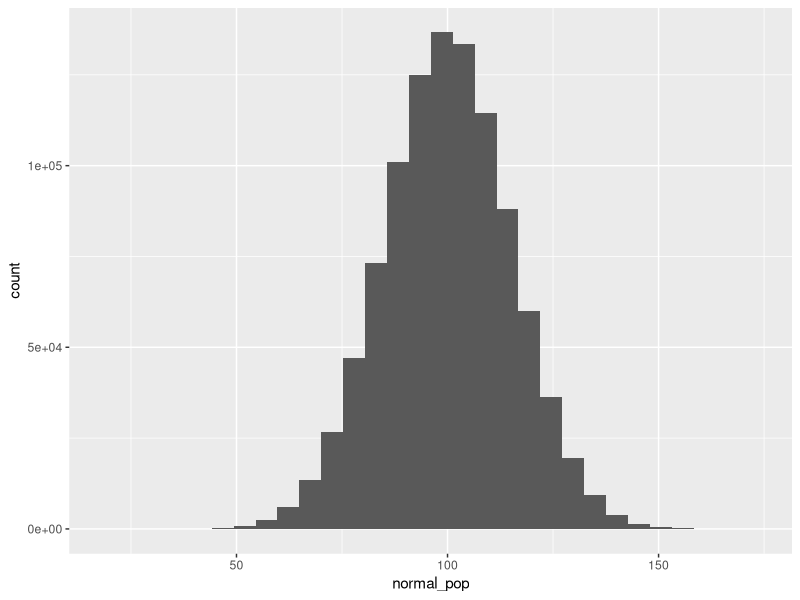
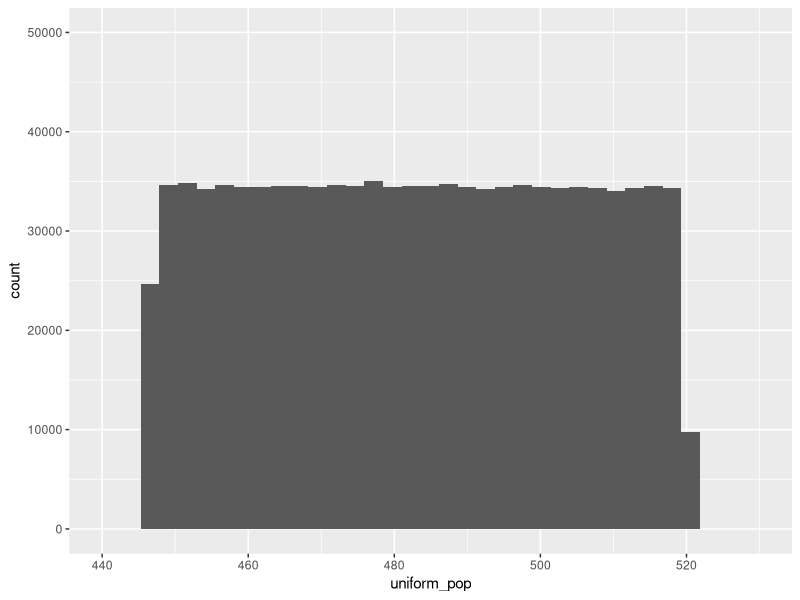
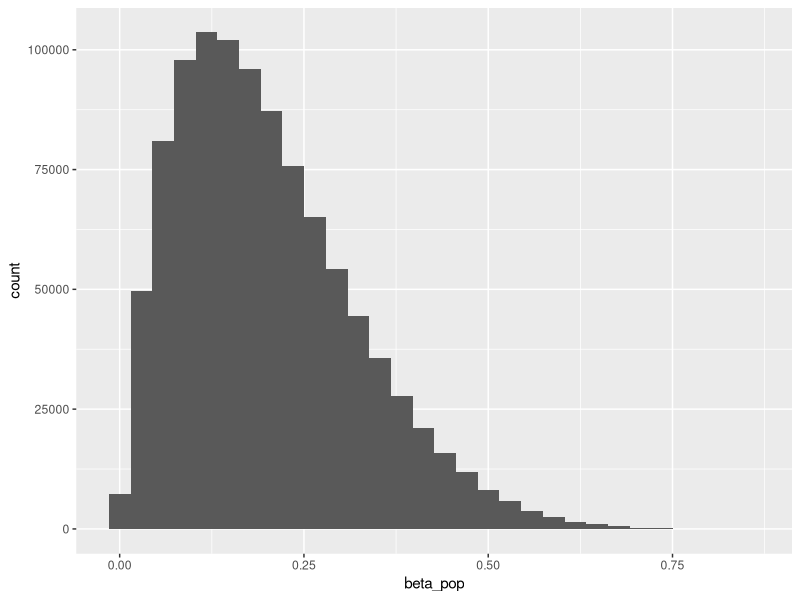
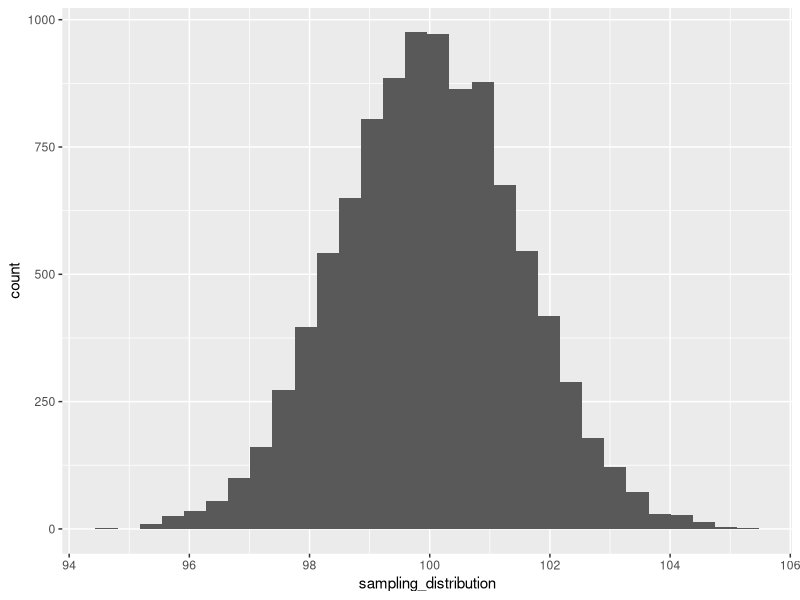

Recreate these plots in R, in order.
###########################################
### Statistics & Bootstrapping - Part 1 ###
###########################################

library(tidyverse)

###############################
### Statistical Foundations ###
###############################


## Population vs Sample: Population is EVERYTHING. 
#                        Sample is a subset of the population.



## What is a "statistic"? A statistic is a numerical value or measure that 
#                         summarizes some aspect of a sample. (i.e., mean, 
#                         median, sample standard deviation... etc.)


## Sampling Distribution: it's a distribution of a sample statistic based on all 
#                         possible simple random samples of the same size from 
#                         the same population. 



# Standard Error: it's the standard deviation of a sampling distribution. 



############################# 
### Creating a Population ###
#############################

# Normal Distribution: Mean 100, Standard deviation 15. 

N <- 1000000
normal_pop <- rnorm(N, mean = 100, sd = 15)

plot_1 <- data.frame(normal_pop) %>%
  ggplot(aes(normal_pop))+
  geom_histogram()
plot_1

# Uniform: min = 446, max = 520

N <- 1000000
uniform_pop <- runif(N, min = 446, max = 520)

plot_2 <- data.frame(uniform_pop) %>%
  ggplot(aes(uniform_pop))+
  geom_histogram()+
  coord_cartesian(xlim=c(440, 530), ylim=c(0,50000)) 
plot_2

# Beta: shape1 = 2, shape2 = 8.

N <- 1000000
beta_pop <- rbeta(N, shape1 = 2, shape2 = 8)

plot_3 <- data.frame(beta_pop) %>%
  ggplot(aes(beta_pop))+
  geom_histogram()
plot_3


###########################
### Creating One sample ###
###########################

# We randomly sample 100 data points from the population 
# of the normal distribution to create our sample. 

n <- 100
one_sample <- sample(normal_pop, n)
one_sample_mean <- mean(one_sample)
one_sample_mean


####################################################
### Creating a Sampling Distribution of the Mean ###
####################################################

## Sampling Distribution: it's a distribution of a sample statistic based on all 
#                         possible simple random samples of the same size from 
#                         the same population. 

# Creating multiple samples and computing the mean of each sample. 

get_one_sample_mean  <- function(i, population_vector, n) {
  one_sample <- sample(population_vector, n)
  one_sample_mean <- mean(one_sample)
  return(one_sample_mean)
}

# Sampling Distribution of the mean with n = 100.

sampling_distribution <- map_dbl(1:10000, get_one_sample_mean, population_vector= normal_pop, n = 100)


plot_4 <- data.frame(sampling_distribution) %>%
  ggplot(aes(sampling_distribution))+
  geom_histogram()
plot_4

# The standard error is the standard deviation of the sampling distribution. 
st_error <- sd(sampling_distribution) 
st_error


######################################### 
############ Do it yourself! ############
#########################################

#  1. The shoulder heights of 18-year old men are approximately normal 
#     with a mean of 68 inches and a standard deviation of 3 inches. 


# What is the population here? Create a hypothetical population of 
# shoulder heights of 18 year old men. Assume a population of N = 1000000
# Make a plot. 



# 2. Collect one sample from the population. Sample size = 200. Compute the 
#    min of this sample



# 3. Create a Sampling Distribution of the min, with a sample size of 200.
#    Create a function that randomly selects a sample of size 200 from the population 
#    and computes the mean of the sample. Arguments should be a population vector and
#    sample size. The return should be the min of the sample. 
#    Once you build the function, use a the map function to randomly select multiple 
#    samples of size n = 200. Iterate 10000 times. Meaning randomly draw 10000 samples, 
#    each one of size n = 200. 



# 4. Plot your sampling distribution



# 5. What is the standard error?




# Repeat 1-5 using a Beta distribution for the population:
#            shape1 = 8, shape2 = 2.
#            Create a sampling Distribution for the max with n = 300. 

